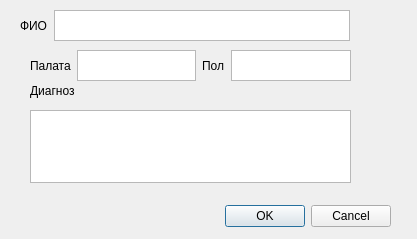
<?xml version="1.0" encoding="UTF-8"?>
<ui version="4.0">
 <class>ChangePasient</class>
 <widget class="QDialog" name="ChangePasient">
  <property name="geometry">
   <rect>
    <x>0</x>
    <y>0</y>
    <width>417</width>
    <height>239</height>
   </rect>
  </property>
  <property name="windowTitle">
   <string>Dialog</string>
  </property>
  <widget class="QDialogButtonBox" name="buttonBox">
   <property name="geometry">
    <rect>
     <x>50</x>
     <y>200</y>
     <width>341</width>
     <height>32</height>
    </rect>
   </property>
   <property name="orientation">
    <enum>Qt::Horizontal</enum>
   </property>
   <property name="standardButtons">
    <set>QDialogButtonBox::Cancel|QDialogButtonBox::Ok</set>
   </property>
  </widget>
  <widget class="QWidget" name="horizontalLayoutWidget_5">
   <property name="geometry">
    <rect>
     <x>30</x>
     <y>110</y>
     <width>321</width>
     <height>73</height>
    </rect>
   </property>
   <layout class="QHBoxLayout" name="horizontalLayout_8">
    <item>
     <widget class="QTextEdit" name="Diag_T"/>
    </item>
   </layout>
  </widget>
  <widget class="QLabel" name="label_7">
   <property name="geometry">
    <rect>
     <x>30</x>
     <y>80</y>
     <width>181</width>
     <height>21</height>
    </rect>
   </property>
   <property name="text">
    <string>Диагноз</string>
   </property>
  </widget>
  <widget class="QWidget" name="horizontalLayoutWidget_4">
   <property name="geometry">
    <rect>
     <x>30</x>
     <y>50</y>
     <width>321</width>
     <height>31</height>
    </rect>
   </property>
   <layout class="QHBoxLayout" name="horizontalLayout_7">
    <item>
     <layout class="QHBoxLayout" name="horizontalLayout_2">
      <item>
       <widget class="QLabel" name="label_2">
        <property name="text">
         <string>Палата</string>
        </property>
       </widget>
      </item>
      <item>
       <widget class="QTextEdit" name="Ward_T">
        <property name="inputMethodHints">
         <set>Qt::ImhMultiLine</set>
        </property>
        <property name="autoFormatting">
         <set>QTextEdit::AutoBulletList</set>
        </property>
        <property name="lineWrapColumnOrWidth">
         <number>0</number>
        </property>
        <property name="readOnly">
         <bool>false</bool>
        </property>
        <property name="overwriteMode">
         <bool>true</bool>
        </property>
       </widget>
      </item>
      <item>
       <layout class="QHBoxLayout" name="horizontalLayout_5">
        <item>
         <widget class="QLabel" name="label_6">
          <property name="text">
           <string>Пол</string>
          </property>
         </widget>
        </item>
        <item>
         <widget class="QTextEdit" name="Gender_T"/>
        </item>
       </layout>
      </item>
     </layout>
    </item>
   </layout>
  </widget>
  <widget class="QWidget" name="horizontalLayoutWidget">
   <property name="geometry">
    <rect>
     <x>20</x>
     <y>10</y>
     <width>330</width>
     <height>31</height>
    </rect>
   </property>
   <layout class="QHBoxLayout" name="horizontalLayout">
    <item>
     <widget class="QLabel" name="label">
      <property name="text">
       <string>ФИО</string>
      </property>
     </widget>
    </item>
    <item>
     <widget class="QTextEdit" name="FIO_Text"/>
    </item>
   </layout>
  </widget>
 </widget>
 <resources/>
 <connections>
  <connection>
   <sender>buttonBox</sender>
   <signal>accepted()</signal>
   <receiver>ChangePasient</receiver>
   <slot>accept()</slot>
   <hints>
    <hint type="sourcelabel">
     <x>248</x>
     <y>254</y>
    </hint>
    <hint type="destinationlabel">
     <x>157</x>
     <y>274</y>
    </hint>
   </hints>
  </connection>
  <connection>
   <sender>buttonBox</sender>
   <signal>rejected()</signal>
   <receiver>ChangePasient</receiver>
   <slot>reject()</slot>
   <hints>
    <hint type="sourcelabel">
     <x>316</x>
     <y>260</y>
    </hint>
    <hint type="destinationlabel">
     <x>286</x>
     <y>274</y>
    </hint>
   </hints>
  </connection>
 </connections>
</ui>
